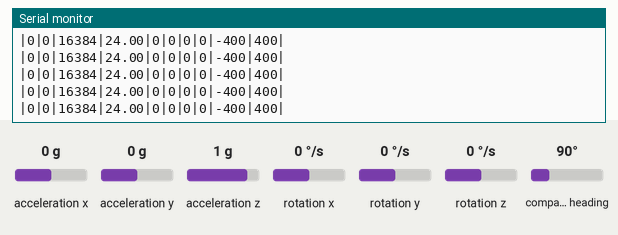
Recording of a sketch running on a simulated Arduino Uno, built with avr-gcc and run on an emulated ATmega328P. Shown: the last lines printed to the serial monitor. Wiring (inferred from the names in the program): HMC5883L compass at I2C address 0x1E; MPU-6050 motion sensor at I2C address 0x68. Inputs (shaded band) come from the test bench; at power-on: acceleration x 0 g, acceleration z 1 g, acceleration y 0 g, rotation x 0 °/s, rotation y 0 °/s, rotation z 0 °/s, compass heading 90°.

Above: at 1.2 s.
1.3 s: acceleration x set to -1.4 g
At 1.33 s:
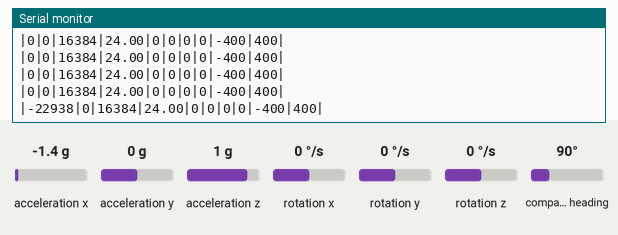
4.3 s: acceleration z set to 0 g
At 4.35 s:
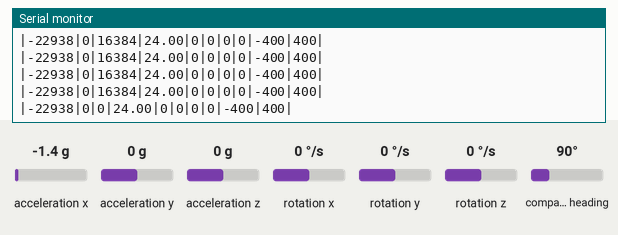
7.3 s: acceleration y set to -1.4 g
At 7.31 s:
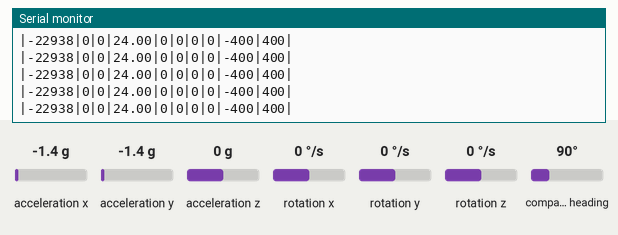
10.3 s: rotation x set to -192 °/s
At 10.33 s:
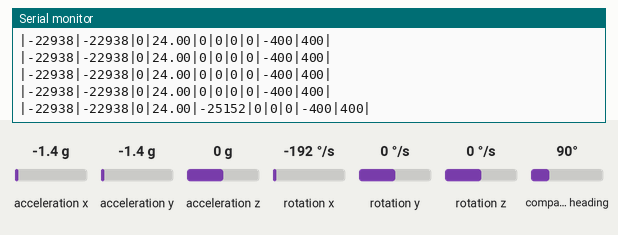
13.3 s: rotation y set to -192 °/s
At 13.3 s:
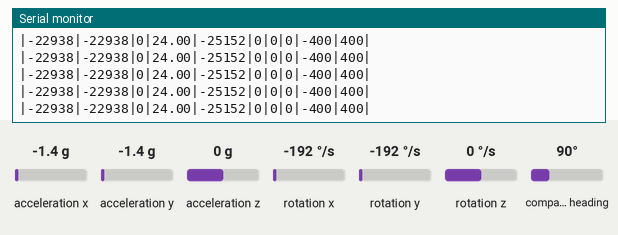
16.3 s: acceleration z set to -1.4 g
At 16.38 s:
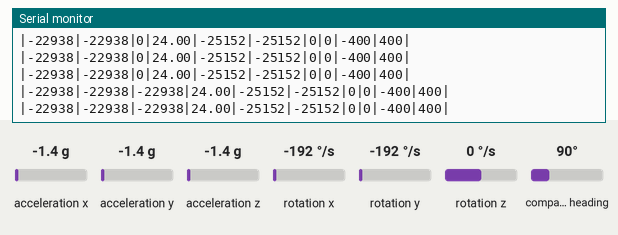
Timing chart, 0 to 19.3 s (numbered marks = the images above; inputs shaded):
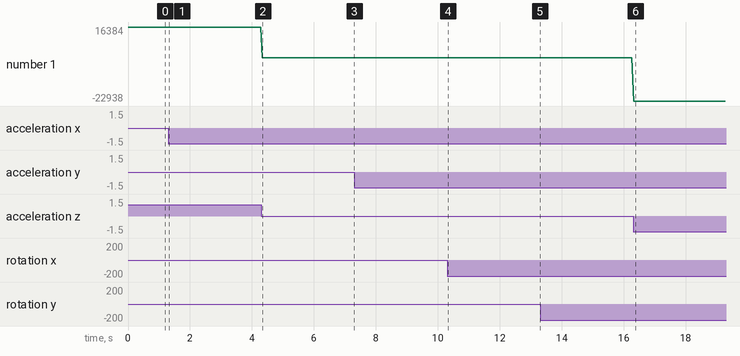

The sketch:

newGiro.ino
```cpp
#include<Wire.h>
#define MagAddr 0x1E                  //I2C address of Magnetometer
#define MPUAddr 0x68                  //I2C address of the MPU-6050

int16_t AcX,AcY,AcZ,Tmp,GyX,GyY,GyZ;  //Declare MPU-6050 variables
int MagX,MagY,MagZ;                   //Declare HMC5883L variables

void setup(){
  Serial.begin(9600);
  Serial.setTimeout(100);
  Wire.begin();

  Wire.beginTransmission(MPUAddr);    //Open communication with MPU-6050
  Wire.write(0x6B);                   //PWR_MGMT_1 register
  Wire.write(0);                      //Set to zero (wakes up the MPU-6050)
  Wire.endTransmission();

  Wire.beginTransmission(MagAddr);    //Open communication with Magnetometer
  Wire.write(0x02);                   //Select mode register
  Wire.write(0x00);                   //Continuous measurement mode
  Wire.endTransmission();
}

void loop(){
  Wire.beginTransmission(MagAddr);
  Wire.write(0x03);                   //Select register 3, X MSB register
  Wire.endTransmission();

  Wire.requestFrom(MagAddr, 6);
  MagX = Wire.read()<<8;              //X msb
  MagX |= Wire.read();                //X lsb
  MagY = Wire.read()<<8;              //Z msb
  MagY |= Wire.read();                //Z lsb
  MagZ = Wire.read()<<8;              //Y msb
  MagZ |= Wire.read();                //Y lsb

  Wire.beginTransmission(MPUAddr);
  Wire.write(0x3B);                   //Starting with register 0x3B (ACCEL_XOUT_H)
  Wire.endTransmission();

  Wire.requestFrom(MPUAddr,14,true);  //Request a total of 14 registers
  AcX = Wire.read()<<8|Wire.read();   //0x3B (ACCEL_XOUT_H) & 0x3C (ACCEL_XOUT_L)
  AcY = Wire.read()<<8|Wire.read();   //0x3D (ACCEL_YOUT_H) & 0x3E (ACCEL_YOUT_L)
  AcZ = Wire.read()<<8|Wire.read();   //0x3F (ACCEL_ZOUT_H) & 0x40 (ACCEL_ZOUT_L)
  Tmp = Wire.read()<<8|Wire.read();   //0x41 (TEMP_OUT_H) & 0x42 (TEMP_OUT_L)
  GyX = Wire.read()<<8|Wire.read();   //0x43 (GYRO_XOUT_H) & 0x44 (GYRO_XOUT_L)
  GyY = Wire.read()<<8|Wire.read();   //0x45 (GYRO_YOUT_H) & 0x46 (GYRO_YOUT_L)
  GyZ = Wire.read()<<8|Wire.read();   //0x47 (GYRO_ZOUT_H) & 0x48 (GYRO_ZOUT_L)

  String Sentence = "|" + String(AcX);
  Sentence += "|" + String(AcY);
  Sentence += "|" + String(AcZ);
  Sentence += "|" + String(Tmp/340.00+36.53);  //Equation for temperature in degrees C from datasheet
  Sentence += "|" + String(GyX);
  Sentence += "|" + String(GyY);
  Sentence += "|" + String(GyZ);
  Sentence += "|" + String(MagX);
  Sentence += "|" + String(MagY);
  Sentence += "|" + String(MagZ) + "|";
  Serial.println(Sentence);

  delay(50);                          //Wait for a small amount of time so as to not flood the console
}
```

Measured:
- after the input at 1.3 s, the serial monitor: prints a new line at once (image 1)
- after the input at 4.3 s, the serial monitor: prints a new line at once (image 2)
- after the input at 10.3 s, the serial monitor: prints a new line at once (image 4)
- after the input at 16.3 s, the serial monitor: prints a new line at once (image 6)
